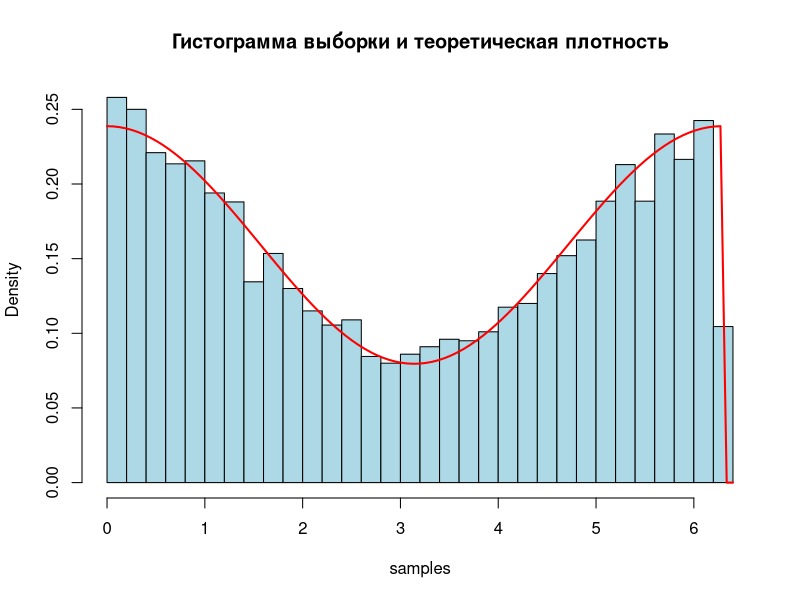

Reproduce this figure in R.
set.seed(42)  # Фиксируем сид

# Определяем функцию плотности
# f_x определена на интервале [0, 2π]. В остальном она равна 0
f_x <- function(x) {
  (1 / (4 * pi)) * (2 + cos(x)) * (x >= 0 & x <= 2 * pi)
}

# Генерация выборки методом принятия-отбора
n <- 10000  # Размер выборки
samples <- numeric(n)
count <- 0

while (count < n) {
  x_candidate <- runif(1, 0, 2 * pi)  # Генерируем x из U(0,2π)
  
  # max f_x =  3 / (4 * pi)
  y_candidate <- runif(1, 0, 3 / (4 * pi))  # Верхняя граница
  
  if (y_candidate <= f_x(x_candidate)) {
    count <- count + 1
    samples[count] <- x_candidate
  }
}

# Визуализация полученной выборки
hist(samples, probability = TRUE, breaks = 30, col = "lightblue", main = "Гистограмма выборки и теоретическая плотность")

# Добавляем плотность f_x(x) к гистограмме
curve(f_x(x), add = TRUE, col = "red", lwd = 2)

# Нормирование функции для теста Колмогорова-Смирнова
norm_const <- integrate(f_x, lower = 0, upper = 2 * pi)$value
F_x <- Vectorize(function(x) {
  integrate(f_x, lower = 0, upper = x)$value / norm_const
})

# Проверка гипотезы согласия
ks_test_result <- ks.test(samples, F_x)
print(ks_test_result)